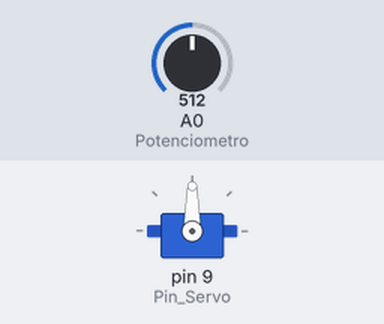
Recording of a sketch running on a simulated Arduino Uno, built with avr-gcc and run on an emulated ATmega328P. Shown: servo. The inputs (shaded band) are chosen by the test bench; at power-on: A0 (Potenciometro) = 512.

Above: at 1.2 s.
1.3 s: A0 (Potenciometro) set to 716
At 1.8 s:
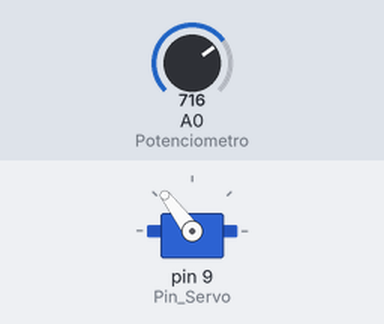
2.8 s: A0 (Potenciometro) set to 900
At 3.1 s:
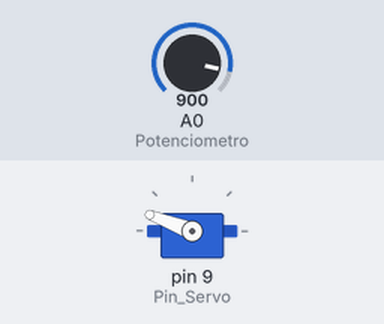
4.3 s: A0 (Potenciometro) set to 1023
At 5.1 s:
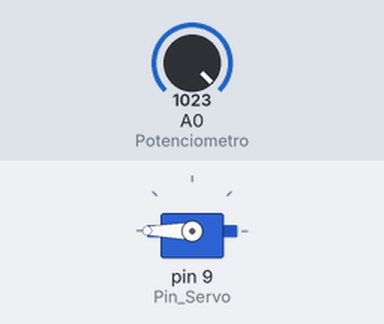
5.8 s: A0 (Potenciometro) set to 306
At 6.8 s:
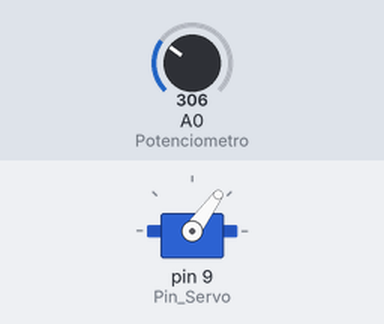
7.3 s: A0 (Potenciometro) set to 122
At 7.6 s:
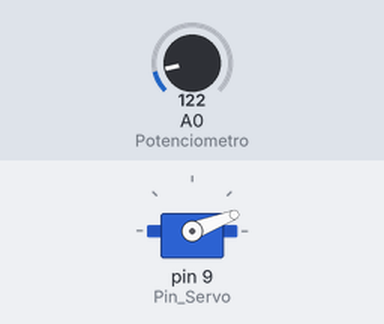
Timing chart, 0 to 9.8 s (numbered marks = the images above; inputs shaded):
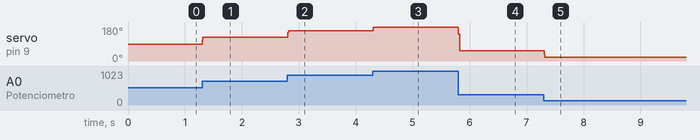

Measured:
- after the input at 1.3 s, servo on pin 9 (Pin_Servo): 90° → 127° at once
- after the input at 2.8 s, servo on pin 9 (Pin_Servo): 127° → 159° at once
- after the input at 4.3 s, servo on pin 9 (Pin_Servo): 159° → 180° at once
- after the input at 5.8 s, servo on pin 9 (Pin_Servo): 180° → 54° at once
- after the input at 7.3 s, servo on pin 9 (Pin_Servo): 54° → 21° at once

The sketch:

motor.ino
```cpp
/*****************
 * Control de un servomotor con un
 * potenciometro
 * ***************
 *  Este programa permite controlar la posicion angular de un
 *  servomotor a traves de un potenciometro
 *******************/
 #include<Servo.h>        //Libreria para servomotores
 Servo Mi_Servo;          //Creamos un objeto para el servomotor
 int Pin_Servo = 9;       //Seclaramos el puerto 9 para el servomotor.
 int Potenciometro = A0;  //Puerto analógico A0 para el potenciometro
 long Valor_analog = 0;   //Variable de almacenamiento de valores analogicos
 int Angulo = 0;          //Variable para guardar el angulo de guro del servo.

void setup()
{
  Mi_Servo.attach(Pin_Servo); //Posicionar el servo al puerto 9
  }
  void loop()
  {
    /*
    Realizamos una suma de 100 valores analogicos para eliminar
    un poco el ruido del potenciometro
    */
    for(int x=0;x<100;x++)
    {
      Valor_analog += analogRead(Potenciometro); //Leemos los datos analógicos
      }

      Valor_analog = Valor_analog/100;  //Calculamos la media aritmetica de la suma
      Angulo = map(Valor_analog,0,1023,0,180);  //Mapeamos los valores analogicos a angulos de giro
      Mi_Servo.write(Angulo); //Escribimos la posicion del angulo al puerto del servo
  }
```
